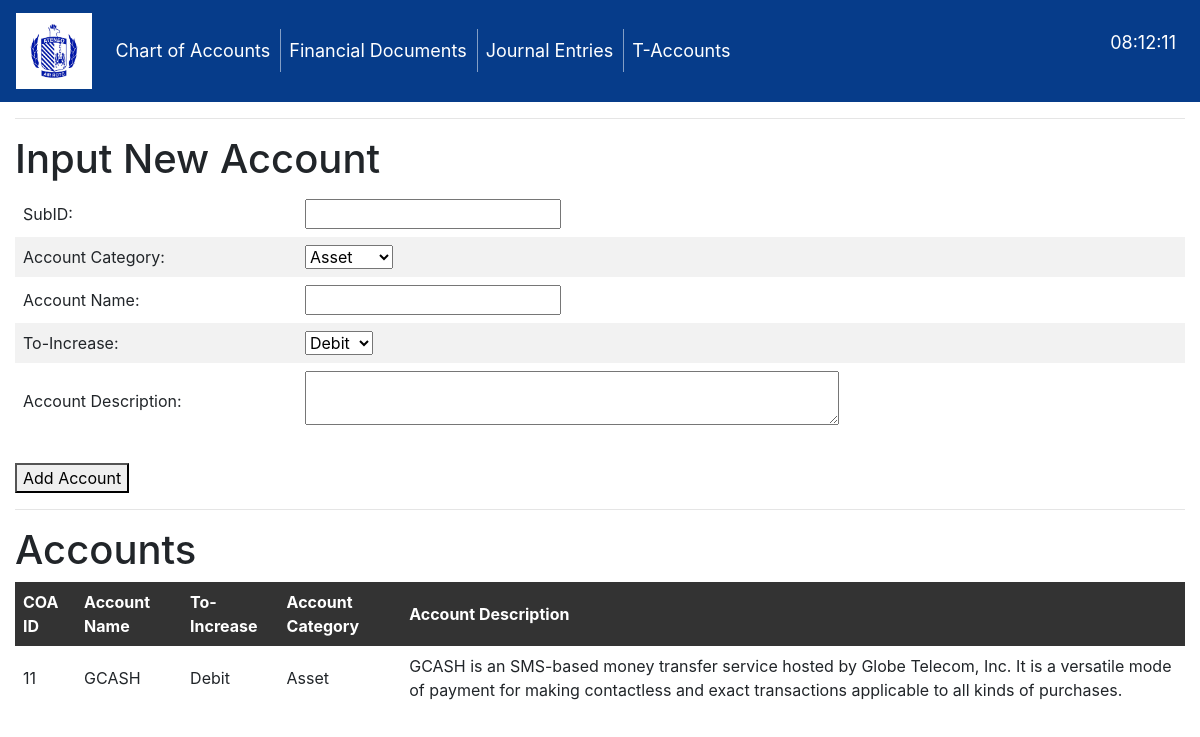
Page /ChartOfAccounts/ on the committed database.
### CFO/models.py (models this page shows, shortened)
class COA(models.Model):
    SuperID =  models.IntegerField(null=True, blank=True, primary_key=False)
    SubID = models.IntegerField(null=True, blank=True, primary_key=False)
    concatenated_id = models.CharField(max_length=100, unique=True, primary_key=True)
    class Meta:
        unique_together = ('SuperID','SubID')
    AccountName = models.CharField(max_length=30, null=True, blank=True)
    To_Increase = models.CharField(max_length=10, null=False, blank=False)
    AccountCategory = models.CharField(max_length=15, null=False, blank=False)
    AccountDescription = models.CharField(max_length=100, null=True, blank=True)
    objects = models.Manager()

### CFO/views.py (the view, shortened to what this page needs)
# urls.py: path('ChartOfAccounts/', views.ChartOfAccounts, name='ChartOfAccounts'),
def ChartOfAccounts(request):
    Account = COA.objects.all()
    return render(request, "CFO/ChartOfAccounts.html", {'Account':Account})

### CFO/templates/CFO/ChartOfAccounts.html (shortened to what this page needs)
{% extends 'CFO/Index.html' %}
{% load static %}
{% block content %}
<hr>
<h1>Input New Account</h1>
<form method="POST" action="">
<table>
    <tbody>
        <tr>
            <td>SubID:</td>
            <td><input name="SubID" type="text"></td>
        </tr>
        <tr>
            <td>Account Category:</td>
            <td>
                <select name="AccCat" id="AccCat">
                    <option value="1">Asset</option>
                </select>
            </td>
        </tr>
        <tr>
            <td>Account Name:</td>
            <td><input name="AccName" type="text"></td>
        </tr>
        <tr>
            <td>To-Increase:</td>
            <td>
                <select name="To_Increase">
                    <option value="Debit">Debit</option>
                </select>
            </td>
        </tr>
        <tr>
            <td>Account Description:</td>
            <td><textarea name="AccDescription" rows="2" cols="50"></textarea></td>
        </tr>
    </tbody>
</table>
<br>
<button type="submit">Add Account</button>
<hr>
</form>
<h1>Accounts</h1>
<table>
    <thead>
        <th>COA ID</th>
        <th>Account Name</th>
        <th>To-Increase</th>
        <th>Account Category</th>
        <th>Account Description</th>
    </thead>
    <tbody>
        {% for x in Account %}
        <td>{{x.concatenated_id}}</td>
        <td>{{x.AccountName}}</td>
        <td>{{x.To_Increase}}</td>
        <td>{{x.AccountCategory}}</td>
        <td>{{x.AccountDescription}}</td>
        {% endfor %}
    </tbody>
</table>
{% endblock %}

### CFO/templates/CFO/Index.html (style rules this page uses)
table { border-collapse: collapse; width: 100%; }
th { background-color: #333333; color: #ffffff; padding: 8px; text-align: left; }
tr:nth-child(even) { background-color: #f2f2f2; }
tr:nth-child(odd) { background-color: #ffffff; }
td { padding: 8px; }

### rows in the picture
COA: concatenated_id "11", AccountName "GCASH", To_Increase "Debit", AccountCategory "Asset", AccountDescription "GCASH is an SMS-based money transfer service hosted by Globe Telecom, Inc. It is a versatile mode of payment for making contactless and exact transactions applicable to all kinds of purchases."
